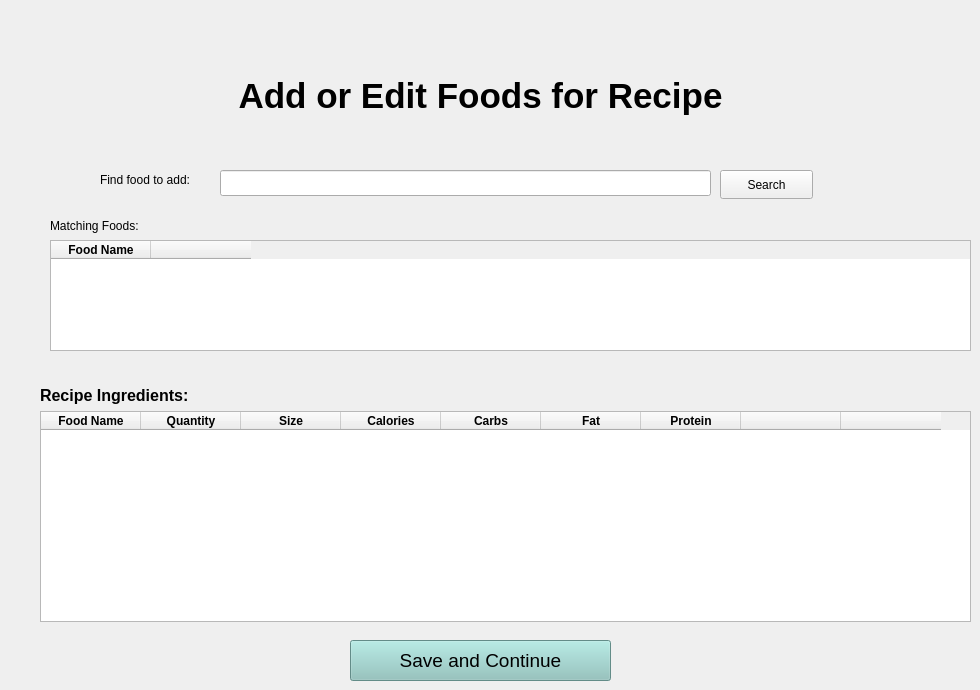
      <widget class="QWidget" name="addFoodsToRecipePage">
       <widget class="QLabel" name="submitArecipeLabel_2">
        <property name="geometry">
         <rect>
          <x>90</x>
          <y>70</y>
          <width>781</width>
          <height>51</height>
         </rect>
        </property>
        <property name="font">
         <font>
          <pointsize>26</pointsize>
          <bold>true</bold>
         </font>
        </property>
        <property name="layoutDirection">
         <enum>Qt::LeftToRight</enum>
        </property>
        <property name="text">
         <string>Add or Edit Foods for Recipe</string>
        </property>
        <property name="alignment">
         <set>Qt::AlignCenter</set>
        </property>
       </widget>
       <widget class="QLabel" name="recipeIngredientsLabel">
        <property name="geometry">
         <rect>
          <x>40</x>
          <y>380</y>
          <width>321</width>
          <height>31</height>
         </rect>
        </property>
        <property name="font">
         <font>
          <pointsize>12</pointsize>
          <bold>true</bold>
         </font>
        </property>
        <property name="text">
         <string>Recipe Ingredients:</string>
        </property>
       </widget>
       <widget class="QTableWidget" name="recipeIngredientsList">
        <property name="geometry">
         <rect>
          <x>50</x>
          <y>240</y>
          <width>921</width>
          <height>111</height>
         </rect>
        </property>
        <column>
         <property name="text">
          <string>Food Name</string>
         </property>
         <property name="font">
          <font>
           <bold>true</bold>
          </font>
         </property>
        </column>
        <column>
         <property name="text">
          <string/>
         </property>
        </column>
       </widget>
       <widget class="QPushButton" name="saveButton_4">
        <property name="geometry">
         <rect>
          <x>350</x>
          <y>640</y>
          <width>261</width>
          <height>41</height>
         </rect>
        </property>
        <property name="font">
         <font>
          <pointsize>14</pointsize>
         </font>
        </property>
        <property name="styleSheet">
         <string notr="true">background-color: rgb(139, 196, 190);</string>
        </property>
        <property name="text">
         <string>Save and Continue</string>
        </property>
       </widget>
       <widget class="QLabel" name="findFoodLabel">
        <property name="enabled">
         <bool>true</bool>
        </property>
        <property name="geometry">
         <rect>
          <x>100</x>
          <y>170</y>
          <width>131</width>
          <height>20</height>
         </rect>
        </property>
        <property name="text">
         <string>Find food to add:</string>
        </property>
       </widget>
       <widget class="QLineEdit" name="findIngredientSearch">
        <property name="enabled">
         <bool>true</bool>
        </property>
        <property name="geometry">
         <rect>
          <x>220</x>
          <y>170</y>
          <width>491</width>
          <height>26</height>
         </rect>
        </property>
       </widget>
       <widget class="QPushButton" name="ingredientSearchButton">
        <property name="enabled">
         <bool>true</bool>
        </property>
        <property name="geometry">
         <rect>
          <x>720</x>
          <y>170</y>
          <width>93</width>
          <height>29</height>
         </rect>
        </property>
        <property name="text">
         <string>Search</string>
        </property>
       </widget>
       <widget class="QLabel" name="FoodsLabel">
        <property name="enabled">
         <bool>true</bool>
        </property>
        <property name="geometry">
         <rect>
          <x>50</x>
          <y>210</y>
          <width>131</width>
          <height>31</height>
         </rect>
        </property>
        <property name="text">
         <string>Matching Foods:</string>
        </property>
       </widget>
       <widget class="QTableWidget" name="recipeIngredientsTable">
        <property name="geometry">
         <rect>
          <x>40</x>
          <y>411</y>
          <width>931</width>
          <height>211</height>
         </rect>
        </property>
        <property name="columnCount">
         <number>9</number>
        </property>
        <column>
         <property name="text">
          <string>Food Name</string>
         </property>
         <property name="font">
          <font>
           <bold>true</bold>
          </font>
         </property>
        </column>
        <column>
         <property name="text">
          <string>Quantity</string>
         </property>
         <property name="font">
          <font>
           <bold>true</bold>
          </font>
         </property>
        </column>
        <column>
         <property name="text">
          <string>Size</string>
         </property>
         <property name="font">
          <font>
           <bold>true</bold>
          </font>
         </property>
        </column>
        <column>
         <property name="text">
          <string>Calories</string>
         </property>
         <property name="font">
          <font>
           <bold>true</bold>
          </font>
         </property>
        </column>
        <column>
         <property name="text">
          <string>Carbs</string>
         </property>
         <property name="font">
          <font>
           <bold>true</bold>
          </font>
         </property>
        </column>
        <column>
         <property name="text">
          <string>Fat</string>
         </property>
         <property name="font">
          <font>
           <bold>true</bold>
          </font>
         </property>
        </column>
        <column>
         <property name="text">
          <string>Protein</string>
         </property>
         <property name="font">
          <font>
           <bold>true</bold>
          </font>
         </property>
        </column>
        <column>
         <property name="text">
          <string/>
         </property>
        </column>
        <column>
         <property name="text">
          <string/>
         </property>
        </column>
       </widget>
      </widget>
